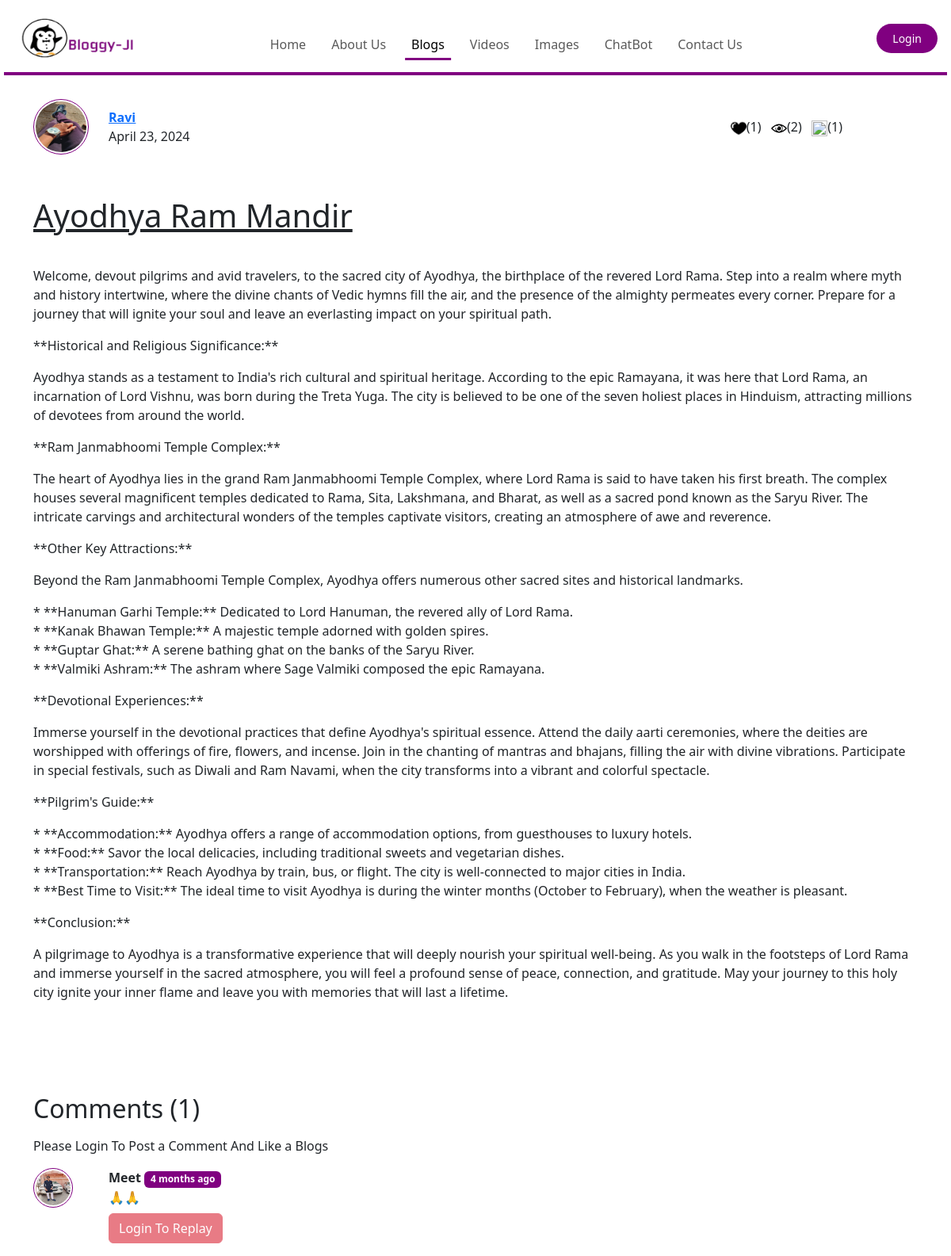
Page /Blog/BlogPosts/2 on the committed database.
### Blog/models.py (models this page shows, shortened)
class Blog_Post(models.Model):
    b_id = models.AutoField(primary_key=True)
    title = models.CharField(max_length=100)
    content = models.TextField()
    user = models.ForeignKey(User, on_delete=models.CASCADE)
    cat = models.ForeignKey(Category, on_delete=models.CASCADE)
    date = models.DateField(blank=True, default=now)
    likes = models.IntegerField(default=0, blank=True)
    views = models.IntegerField(blank=True, default=0)
    thumbnail = models.ImageField(upload_to='Thumbnail/', default="")

class Blog_Comment(models.Model):
    c_no = models.AutoField(primary_key=True)
    comment = models.TextField()
    user = models.ForeignKey(User, on_delete=models.CASCADE)
    post = models.ForeignKey(Blog_Post, on_delete=models.CASCADE)
    parent = models.ForeignKey('self', on_delete=models.CASCADE, null=True)
    timestamp = models.DateTimeField(default=now)

### Profile/models.py (models this page shows, shortened)
class Profile(models.Model):
    p_id = models.AutoField(primary_key=True)
    user = models.OneToOneField(User, on_delete=models.CASCADE)
    photo = models.ImageField(upload_to='Profile_Photo/', default=True, null=True)
    bio = models.CharField(max_length=200)

### Blog/views.py (the view, shortened to what this page needs)
# urls.py: path('BlogPosts/<int:b_id>', views.BlogPosts, name='BlogPosts'),
def BlogPosts(request, b_id):
    Posts = Blog_Post.objects.filter(b_id=b_id)[0]
    user_id = request.user.id
    comments = Blog_Comment.objects.filter(post=Posts, parent=None)
    replies = Blog_Comment.objects.filter(post=Posts).exclude(parent=None)
    repDict = {}
    for reply in replies:
        if reply.parent.c_no not in repDict.keys():
            repDict[reply.parent.c_no] = [reply]
        else:
            repDict[reply.parent.c_no].append(reply)
    user_id = request.user.id
    total_comments = Blog_Comment.objects.filter(post=Posts).count()
    context = {'Posts': Posts,
               'comments': comments,
               'user': request.user,
               'repDict': repDict,
               'user_id': user_id,
               'total_comments': total_comments}
    return render(request, 'blog/BlogPosts.html', context)

### Blog/templatetags/extras.py (called while the page is built)
@register.filter(name='get_val')
def get_val(dict, key):
    return dict.get(key)

### templates/blog/BlogPosts.html (shortened to what this page needs)
{% extends 'base.html' %}
cd {% block blogsactive %} active {% endblock blogsactive %}
{% block body %}
    {% load static %}
    {% load humanize %}
    {% load extras %}
    <link rel="stylesheet" type="text/css" href="{% static 'css/Full_Size.css' %}">
    <div class="container" style="margin-top:120px; margin-bottom:100px;">
        <div class="row border1">
            <div class="col-sm-12">
                <div class="row align-items-center">
                    <div class="col-2 col-lg-1">
                        <img src="{{ Posts.user.profile.photo.url }}" height="70px" width="70px" class="rounded-circle img">
                    </div>
                    <div class="col-5 col-lg-5 mt-3">
                        <a href="{% url 'UserProfile' Posts.user.id %}"><b><u>{{ Posts.user }}</u></b></a>
                        <br>
                        <p>{{ Posts.date }}</p>
                    </div>
                    <div class="col-5 col-lg-5 text-lg-right">
                        <img src="{% static 'img/like.png' %}" height="20px" width="20px">({{ Posts.likes }})&nbsp;&nbsp;
                        <img src="{% static 'img/views.png' %}" height="20px" width="20px">({{ Posts.views }})&nbsp;&nbsp;
                        <img src="{% static 'img/comment.png' %}" height="20px" width="20px">({{ total_comments }})
                    </div>
                </div>
            </div>
        </div>
        <div class="row">
            <div class="col-sm-12 mt-5">
                <h1><u>{{ Posts.title }}</u></h1>
            </div>
        </div>
        <div class="row">
            <div class="col-sm-12 mt-3">
                <p>{{ Posts.content|safe }}</p>
            </div>
        </div>
    </div>
    <div class="container">
        <div class="row">
            <div class="col-10">
                <h2>Comments ({{ total_comments }})</h2>
            </div>
            <div class="col-2">
            </div>
        </div>
        <div class="my-2">
            {% if user.is_authenticated %}
                <form action="{% url 'BlogComment' %}" method="post">{% csrf_token %}
                    <div class="form-group mt-4">
                        <label for="comment">Post Comment</label>
                        <input type="text" class="form-control" id="comment" name="comment" placeholder="Enter Comment Here ..." required>
                        <input type="hidden" name="post_id" value="{{ Posts.b_id }}">
                        <input type="hidden" name="parent_c_no" value="">
                        <input type="submit" class="btn mt-3" value="Post Comment">
                    </div>
                </form>
            {% else %}
                <p>Please Login To Post a Comment And Like a Blogs</p>
            {% endif %}
        </div>
        {% for comment in comments %}
            <div class="row my-3">
                <div class="col-md-1"><img class="rounded-circle img" src="{{ comment.user.profile.photo.url }}" height="50px" width="50px"></div>
                <div class="col-md-11">
                    <b>{{ comment.user.username }}</b>  <span class="badge badge-secondary">{{ comment.timestamp | naturaltime }}</span>
                    <div>{{ comment.comment }}</div>
                    <div class="reply mx-0 mt-2">
                        {% if user.is_authenticated %}
                            <a class="btn btn-danger" data-bs-toggle="collapse" href="#replayBox{{ comment.c_no }}" role="button" aria-expanded="false" aria-controls="collapseExample">
                              Replay
                            </a>
                            <div class="collapse" id="replayBox{{ comment.c_no }}">
                                <div class="card card-body my-2">
                                    <form action="{% url 'BlogComment' %}" method="post">{% csrf_token %}
                                        <div class="form-group mt-4">
                                            <label for="comment_r">Post Reply</label>
                                            <input type="text" class="form-control" id="comment_r" name="comment" placeholder="Enter Comment Here ..." required>
                                            <input type="hidden" name="parent_c_no" value="{{ comment.c_no }}">
                                            <input type="hidden" name="post_id" value="{{ Posts.b_id }}">
                                            <input type="submit" class="btn mt-3" value="Reply To Comment">
                                        </div>
                                    </form>
                                </div>
                            </div>
                        {% else %}
                            <a class="btn btn-danger disabled" data-bs-toggle="collapse" href="#replayBox{{ comment.c_no }}" role="button" aria-expanded="false" aria-controls="collapseExample">
                                Login To Replay
                            </a>
                        {% endif %}
                    </div>
                </div>
            </div>
        {% endfor %}
    </div>
{% endblock body %}

### static/css/Base_File.css (style rules this page uses)
.img { border: 1px solid purple; padding: 2px; border-radius:20px; }
.btn { background-color: purple; border-color: purple; color: white; }

### static/css/Full_Size.css (style rules this page uses)
.btn { background-color: purple; border-color: purple; color: white; }
.badge-secondary { background-color: purple; color: white; }
.container { overflow-y: auto; overflow-y: scroll; scrollbar-width: none; -ms-overflow-style: none; }

### rows in the picture
Blog_Post: user.profile.photo (picture), user "Ravi", date "April 23, 2024", likes "1", views "2", title "Ayodhya Ram Mandir", content "Welcome, devout pilgrims and avid travelers, to the sacred city of Ayodhya, the birthplace of the revered Lord Rama. Step into a realm where myth and history intertwine, where the divine chants of Vedic hymns fill the air, and the presence of the almighty permeates every corner. Prepare for a journey that will ignite your soul and leave an everlasting impact on your spiritual path. **Historical and Religious Significance:** Ayodhya stands as a testament to India's rich cultural and spiritual heritage. According to the epic Ramayana, it was here that Lord Rama, an incarnation of Lord Vishnu, was born during the Treta Yuga. The city is believed to be one of the seven holiest places in…"
Blog_Comment: user.profile.photo (picture), user.username "Meet", timestamp "4 months ago", comment "🙏🙏"

### other values in the picture
{{ total_comments }} "1"
